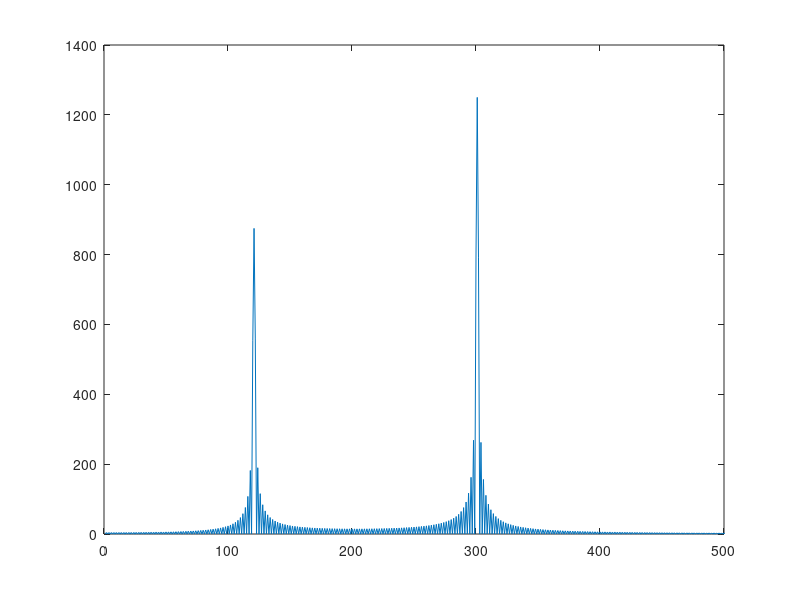

Reproduce this figure in MATLAB. (Note: this script raises an error after producing the figure.)
%%
% Use Fourier transforms to find the frequency components of a signal buried in noise.
%Specify the parameters of a signal with a sampling frequency of 1 kHz and a signal duration of 1 second.

Fs = 5000;            % Sampling frequency-> so I'm guessing that this is in samples/sec or 1000Hz = 1kHz
T = 1/Fs;             % Sampling period   -> This is 1/1000 sec/sample
L = 5000;             % Length of signal  ->This is 1000 milliseconds I guess because we are given that the length of the signal is 1s
t1 = (0:L/2 - 1)*T;        % Time vector       -> This builds an array t with length L and then puts them between 0,1 
                                         %-> I.e 1000 evenly spaced between 0,1 
t2 = (L/2:L - 1)*T;
                                          
                                          
                                          
%Form a signal containing a 50 Hz sinusoid of amplitude 0.7 and a 120 Hz sinusoid of amplitude 1.

S1 = sin(2*pi*300*t1);   % this seems pretty self-explanitory, S is an array of 1000 elements
S2 = .7*sin(2*pi*120*t2);
S = cat(2,S1,S2);
S_fft = fft(S);
f = Fs*(1:L)/L;
figure; plot(f,abs(S_fft));xlim([0 500]); 
%for next time
%{
    /plot orig signal
    /run fft on this for whole signal 
    /plot this to see the four bumps
    /then run the inverse on the result of the FFT(s) i.e the one with four bumps
%}
figure;
%subplot(3,3,1);
plot(t,S);
title('Original Signal of Superimposed Sinusoids S(t)');
xlabel('t (sec)');
ylabel('S(t)');
%%
%%%%%%%%%%%%%%%%%%%%%%%%%%%%%%%%%%%%%%%%%%%%%%%%%%%%%%%%%%%%%%%%%%%%%%%%%%%%%%%%%%%%%%%%%%%%%%%%%%%%%%%%%
K = fft(S);
S2_single = abs(K/L);
S1_single = S2_single(1:L/2+1);
S1_single(2:end-1) = 2*S1_single(2:end-1);
f_S_single = Fs*(0:(L/2))/L;
figure; 
plot(f_S_single, S1_single);
title('Single-Sided Amplitude Spectrum of S1_{single}');
% Questions for anton: split works but join removed one of the frequencies


% now we will zero out the frequency 50Hz
J = zero_out_freq(S1_single, 1,51); figure; plot(f_S_single,J);
J(121) = 2*J(121); M = ifft(J); figure; plot(1:501,M); title('plot of M'); %because its a half signal
M_cconj = conj(M);
M_real = .5*(M+M_cconj);
N = fft(M_real);
N2 = abs(N/L);
N1 = N2(1:L/2+1);
N1(2:end-1) = 2*N1(2:end-1);
f_N1 = Fs*(0:(L/2))/L;
figure; plot(f_N1, N1);
%%
%%%%%%%%%%%%%%%%%%%%%%%%%%%%%%%%%%%%%%%%%%%%%%%%%%%%%%%%%%%%%%%%%%%%%%%%%%%%%%%%%%%%%%%%%%%%%%%%%%%%%%%%%

Z = fft(S);

S2 = abs(Z/L); % S2 is an array of 1000 elements of the elements of Z / L and made positive
S1 = S2(1:L);   % S1 is an array of 1000 elements of S2
S1(2:end-1) = 2*S1(2:end-1);

f_S = Fs*(1:L)/L;
%figure;
subplot(3,3,2);
plot(f_S,S1); % plots f_S versus the not doubled S1(1) the doubled S1(2:999) and the not doubled S1(1000)
title('Double-Sided Amplitude Spectrum of S1');
xlabel('f_S (Hz)');
ylabel('|S1(f_S)|');

W = ifft(S2); % ifft(S1);

%figure;
subplot(3,3,3);
plot(t,W); 
title('should be orig signal S(t)');
xlabel('t (sec)');
ylabel('S(t)');
%%
%%%%%%%%%%%%%%%%%%%%%%%%%%%%%%%%%%%%%%%%%%%%%%%%%%%%%%%%%%%%%%%%%%%%%%%%%%%%%%%%%%%%%%%%%%%%%%%%%%%%%%%%%

%Corrupt the signal with zero-mean white noise with a variance of 4.

X = S + 2*randn(size(t));   %-> taking advantage of super position they add random values to the signals 1000 values




%Plot the noisy signal in the time domain. It is difficult to identify the frequency components by looking at the signal X(t).

%figure;
subplot(3,3,4);
plot(1000*t(1:50),X(1:50));     % -> plots first 50 points of t vs X -> t looks like 0,1,...,50 and X is 50 random looking points
title('Signal Corrupted with Zero-Mean Random Noise');
xlabel('t (milliseconds)');
ylabel('X(t)');



%Compute the Fourier transform of the signal.

Y = fft(X); % yields random looking complex numbers (shouldn't these represent frequencies? ask about what fft is really doing)



%Compute the two-sided spectrum P2. Then compute the single-sided spectrum P1 based on P2 and the even-valued signal length L.

P2 = abs(Y/L); % P2 is an array of 1000 elements of the elements of Y / L and made positive
%P1 = P2(1:L/2+1);   % P1 is an array of first 501 elements of P2
%P1(2:end-1) = 2*P1(2:end-1); % sets the 2nd through 500th elements of P1 equal to double their original values
% why skip P1(1) and P1(501)? what's the point of this?

P1 = P2(1:L);   % P1 is an array of first 501 elements of P2
%P1(2:end-1) = 2*P1(2:end-1);


%Define the frequency domain f and plot the single-sided amplitude spectrum P1. The amplitudes 
%are not exactly at 0.7 and 1, as expected, because of the added noise. On average, longer signals
% produce better frequency approximations

f = Fs*(1:(L))/L; % f is an array of 100 elements that looks like 0,1,...,1000
%f = (0:(L/2));
%this is just multiplying and then dividing by 1000 why?

%figure;
subplot(3,3,5);
plot(f,P1); % plots f versus the not doubled P1(1) the doubled P1(2:500) and the not doubled P1(501)
title('Single-Sided Amplitude Spectrum of X(t)');
xlabel('f (Hz)');
ylabel('|P1(f)|');

%Here we will attempt to retrieve the corrupted signal from the output of
%the fft()

V = ifft(Y);

%figure;
subplot(3,3,6);
plot(1000*t(1:50),V(1:50)); 
title('should be orig corrupted signal X(t)');
xlabel('t (sec)');
ylabel('X(t)');



%Now, take the Fourier transform of the original, uncorrupted signal and retrieve the exact amplitudes, 0.7 and 1.0.

Y = fft(S); %Y is now an array of length 1000 representing the Fourier transform of the original signal
P2 = abs(Y/L);  % P2 is an array of 1000 elements that are scaled by 1/L and made positive
P1 = P2(1:L/2+1);   % P1 is an array of 501 elements equal to the first 501 of P2
P1(2:end-1) = 2*P1(2:end-1);    % sets the 2nd through 500th elements of P1 equal to double their original values

%figure;
subplot(3,3,7);
plot(f,P1);
title('Single-Sided Amplitude Spectrum of S(t)');
xlabel('f (Hz)');
ylabel('|P1(f)|');

%%
%%%%%%%%%%%%%%%%%%%%%%%%%%%%%%%%%%%%%%%%%%%%%%%%%%%%%%%%%%%%%%%%%%%%%%%%%%%%%%%%%%%%%%%%%%%%%%%%%%%%%%%%%

% now try to fft the A4 signal and then ifft it back and play the result
% file name is tuning_fork_A4.wav

%Load File
file = 'Users/zanekarl/Documents/Fall_Quarter_Research/tuning_fork_A4.wav';
[y,Fs] = audioread(file);

Nsamps = length(y);
t = (1/Fs)*(1:Nsamps);          %Prepare time data for plot t is length of signal(i.e. number of total samples

%Do Fourier Transform
Y = fft(y);
y_fft = abs(Y);            %Retain Magnitude
%y_fft = y_fft(1:Nsamps/2);      %Discard Half of Points
f = Fs*(1:Nsamps)/Nsamps;%Fs*(0:Nsamps/2-1)/Nsamps;   %Prepare freq data for plot

%Plot Sound File in Time Domain
%figure;
subplot(2,2,1);
plot(t, y);
xlabel('Time (s)');
ylabel('Amplitude');
title('Tuning Fork A4 in Time Domain, y');

%Plot Sound File in Frequency Domain
%figure;
subplot(2,2,2);
plot(f, y_fft);
xlim([0 1000]);
xlabel('Frequency (Hz)');
ylabel('Amplitude');
title('Frequency Response of Tuning Fork A4, y\_fft');


% Do inverse fourier transform
y_ifft = ifft(Y);
%figure;
subplot(2,2,3);
plot(t, y_ifft);
xlabel('Time (s)');
ylabel('Amplitude');
title('Should be Original Tuning Fork A4 in Time Domain, y\_ifft');


% the plot of ifft(y_fft) 
%figure;
subplot(2,2,4);
plot(t, ifft(y_fft));
xlabel('Time (s)');
ylabel('Amplitude');
title('The plot of ifft(y_{fft}) in Time Domain, ifft(y\_fft)');

%{
 Here we're going to zero out all of the harmonics of A4, i.e. frequencies
 like ...,55,110,220,880,1760,...
%}
y_zeroed_harmonics = zero_out_freq(y_fft,1,439);
y_zeroed_harmonics = zero_out_freq(y_zeroed_harmonics,445,880);
figure; plot(f,y_zeroed_harmonics); title('y\_zeroed\_harmonics');
%xlim([0 1000]); Questions for Anton: This is the reason for the weird
%graph where things aren't zeroed out I believe (March 1)
xlabel('Frequency (Hz)');
ylabel('Amplitude');
%{
len = length(y_zeroed_harmonics);
reverse = y_zeroed_harmonics;
for i = 1:len
        reverse(i) = y_zeroed_harmonics(len-i+1);
end
reverse = zero_out_freq(reverse,439);
y_zeroed_harmonics = reverse;
%}
figure; plot(f,y_zeroed_harmonics); title('y_zeroed_harmonics all');
xlim([0 1000]);
xlabel('Frequency (Hz)');
ylabel('Amplitude');
%Question for Anton When I play sound(y_zeroed_harmonics,Fs) I just get a
%really scratchy sound ... WHY? BECAUSE WE NEED TO IFFT it first ...

% now let's go back to the original signal
get_back_orig_after_zeros = real(ifft(y_zeroed_harmonics));
% this merely returns the same wavy graph that we got in the subplots, we
% lose info on the original signal when we take the absolute value in order
% to plot the fft(y) at the beginning of this set. 